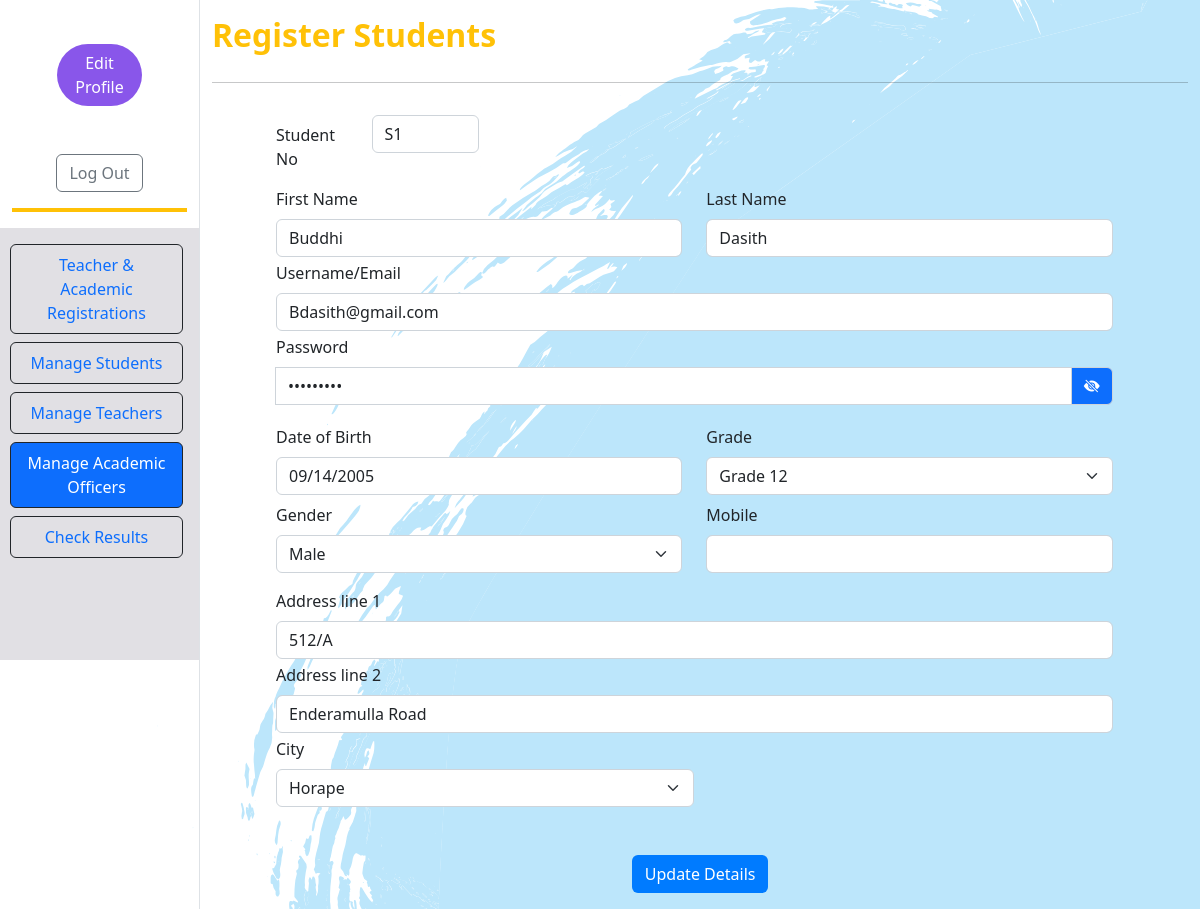
Page /studentDetailsUpdate.php?Sno=S1 on the committed database.
### tables this page shows
CREATE TABLE IF NOT EXISTS `st_profile` (
  `id` int NOT NULL AUTO_INCREMENT,
  `line1` varchar(45) DEFAULT NULL,
  `line2` varchar(45) DEFAULT NULL,
  `city_id` int NOT NULL,
  `student_Sno` varchar(15) NOT NULL,
  `img_path` text,
  PRIMARY KEY (`id`),
  KEY `fk_address_city1_idx` (`city_id`),
  KEY `fk_address_student1_idx` (`student_Sno`),
  CONSTRAINT `fk_address_city1` FOREIGN KEY (`city_id`) REFERENCES `city` (`id`),
  CONSTRAINT `fk_address_student1` FOREIGN KEY (`student_Sno`) REFERENCES `student` (`Sno`)
);

CREATE TABLE IF NOT EXISTS `student` (
  `Sno` varchar(15) NOT NULL,
  `firstName` varchar(45) DEFAULT NULL,
  `lastName` varchar(45) DEFAULT NULL,
  `DOB` date DEFAULT NULL,
  `gender_id` int NOT NULL,
  `status_id` int NOT NULL,
  `email` varchar(70) DEFAULT NULL,
  `password` varchar(45) DEFAULT NULL,
  `otp` varchar(45) DEFAULT NULL,
  `registeredDate` date DEFAULT NULL,
  `grade_id` int NOT NULL,
  `mobile` varchar(10) DEFAULT NULL,
  PRIMARY KEY (`Sno`),
  UNIQUE KEY `email_UNIQUE` (`email`),
  UNIQUE KEY `mobile_UNIQUE` (`mobile`),
  KEY `fk_student_gender_idx` (`gender_id`),
  KEY `fk_student_status1_idx` (`status_id`),
  KEY `fk_student_grade1_idx` (`grade_id`),
  CONSTRAINT `fk_student_gender` FOREIGN KEY (`gender_id`) REFERENCES `gender` (`id`),
  CONSTRAINT `fk_student_grade1` FOREIGN KEY (`grade_id`) REFERENCES `grade` (`id`),
  CONSTRAINT `fk_student_status1` FOREIGN KEY (`status_id`) REFERENCES `status` (`id`)
);

CREATE TABLE IF NOT EXISTS `grade` (
  `id` int NOT NULL AUTO_INCREMENT,
  `grade` varchar(45) DEFAULT NULL,
  PRIMARY KEY (`id`)
);

CREATE TABLE IF NOT EXISTS `gender` (
  `id` int NOT NULL AUTO_INCREMENT,
  `type` varchar(45) DEFAULT NULL,
  PRIMARY KEY (`id`)
);

CREATE TABLE IF NOT EXISTS `city` (
  `id` int NOT NULL AUTO_INCREMENT,
  `cname` varchar(45) DEFAULT NULL,
  PRIMARY KEY (`id`)
);

### connection.php (called while the page is built, shortened)
<?php
class Database{
    public static $connection;
    public static function setUpConnection(){
        if(!isset(Database::$connection)){
            Database::$connection =new mysqli("localhost","root","colombo123","lms","3306");
        }
    }
    public static function search ($q) {
        $resultset=Database::$connection->query($q);
        return $resultset;
    }
}
?>

### studentDetailsUpdate.php (the view, shortened to what this page needs)
<?php
require "connection.php";
if (isset($_GET["Sno"])) {
    $cityRS = Database::search("SELECT * FROM `city`");
    $genderRS = Database::search("SELECT * FROM `gender`");
    $Sno = $_GET["Sno"];
    $studentRs = Database::search("SELECT * FROM `student` INNER JOIN `st_profile` ON `student`.`Sno`=`st_profile`.`student_Sno`
                                   WHERE `Sno`='" . $Sno . "' ");
    $student = $studentRs->fetch_assoc();
?>
    <!DOCTYPE html>
    <html>
    <head>
        <link rel="stylesheet" href="bootstrap.css" />
        <link rel="stylesheet" href="https://cdn.jsdelivr.net/npm/bootstrap-icons@1.9.1/font/bootstrap-icons.css">
        <link rel="stylesheet" href="style.css" />
    </head>
    <body class="main_body2">
        <div class="container-fluid">
            <div class="row">
                <div class="col-12 col-lg-2 container-fluid border-end">
                    <div class="row ">
                        <div class="col-12 align-items-start   ">
                            <div class="row g-1 text-center justify-content-center ">
                                <div class="col-10">
                                </div>
                                <div class="col-12 mt-2">
                                </div>
                                <div class="col-6">
                                    <button class="btn rounded-5 text-white" style="background-color: #8956ea;" onclick="editProfile();">Edit Profile</button>
                                </div>
                                <div class="col-12 mt-5 justify-content-center">
                                    <button class="btn btn-outline-secondary col-6" onclick="logOut();"> Log Out</button>
                                </div>
                            </div>
                            <hr class="border border-2  opacity-100 border-warning" />
                        </div>
                    </div>
                    <div class="row" style=" background-color: #E1E0E4; height:36vmax; overflow-y:hidden ;">
                        <div class="col-12 align-items-start">
                            <div class="row g-1">
                                <div class="row g-1 text-center  ">
                                    <div class="nav flex-column nav-pills me-3 mt-3" role="tablist" aria-orientation="vertical">
                                        <nav class="nav flex-column">
                                            <a class="nav-link  border border-dark" aria-current="page" href="adminPanel.php">Teacher & Academic <br>Registrations</a>
                                            <a class="nav-link border border-dark mt-2" href="studentManaging.php">Manage Students</a>
                                            <a class="nav-link border border-dark mt-2" href="teacherManaging.php">Manage Teachers</a>
                                            <a class="nav-link active border border-dark mt-2" href="academicManaging.php">Manage Academic Officers</a>
                                            <a class="nav-link border border-dark mt-2" href="checkResults.php">Check Results</a>
                                        </nav>
                                    </div>
                                </div>
                            </div>
                        </div>
                    </div>
                </div>
                <div class="col-12 col-lg-10 ">
                    <div class="row  ">
                        <div class="text-dark fw-bold mb-1 mt-3">
                            <h2 class="fw-bold text-warning">Register Students</h2>
                        </div>
                        <div class="col-12">
                            <hr />
                        </div>
                        <div class=" col-11 ms-5 mx-2 " id="profileEdit">
                            <div class=" p-3 ">
                                <div class="row mt-0">
                                    <div class="row mt-0">
                                        <div class=" col-6">
                                            <div class="row">
                                                <div class="col-3 mt-2 ">
                                                    <span class=" form-label">Student No</span>
                                                </div>
                                                <div class="col-3 p-0">
                                                    <input type="text" class=" form-control" id="sno" readonly value="<?php echo ($Sno) ?>">
                                                </div>
                                            </div>
                                        </div>
                                    </div>
                                    <div class="row mt-3 ">
                                        <div class=" col-6">
                                            <label class=" form-label"> First Name</label>
                                            <input type="text" class=" form-control" id="fname" value="<?php echo ($student["firstName"]) ?>">
                                        </div>
                                        <div class=" col-6">
                                            <label class=" form-label"> Last Name</label>
                                            <input type="text" class=" form-control" id="lname" value="<?php echo ($student["lastName"]) ?>">
                                        </div>
                                    </div>
                                    <div class="row">
                                        <div class=" col-12 mt-1">
                                            <label class=" form-label">Username/Email</label>
                                            <input type="text" class=" form-control" id="email" value="<?php echo ($student["email"]) ?>">
                                        </div>
                                    </div>
                                    <div class="row">
                                        <div class=" col-12 mt-1">
                                            <label class=" form-label">Password</label>
                                            <div class="input-group mb-3">
                                                <input type="password" class=" form-control" id="np" value="<?php echo ($student["password"]) ?>">
                                                <span class="input-group-text bg-primary" id="basic-addon2">
                                                    <i class=" bi bi-eye-slash-fill text-white " id="picon" onclick="showPasswordEye();" id="nbp"></i>
                                                </span>
                                            </div>
                                        </div>
                                    </div>
                                    <div class="row mt-1">
                                        <div class="col-6">
                                            <label class=" form-label">Date of Birth</label>
                                            <input type="date" id="dob" class="form-control" readonly value="<?php echo ($student["DOB"]) ?>">
                                        </div>
                                        <div class=" col-6  ">
                                            <label class=" form-label">Grade</label>
                                            <select name="" id="grade" class="form-select">
                                                <?php
                                                $gradeRs = Database::search("SELECT * FROM `grade`");
                                                $gradeNum = $gradeRs->num_rows;
                                                for ($x = 0; $x < $gradeNum; $x++) {
                                                    $grade = $gradeRs->fetch_assoc();
                                                ?>
                                                    <option value="<?php echo $grade["id"] ?>" <?php
                                                                                                if ($grade["id"] == $student["grade_id"]) {
                                                                                                ?> selected <?php
                                                                                                }
                                                                    ?>><?php echo $grade["grade"] ?></option>
                                                <?php
                                                }
                                                ?>
                                            </select>
                                        </div>
                                    </div>
                                    <div class="row mt-2" id="teacherRow">
                                        <?php
                                        $gednder = $genderRS->fetch_assoc();
                                        ?>
                                        <div class=" col-6 ">
                                            <label class=" form-label">Gender</label>
                                            <select name="" id="gender" class="form-select">
                                                <option value=""><?php echo $gednder["type"] ?></option>
                                            </select>
                                        </div>
                                        <div class="col-6">
                                            <label class=" form-label">Mobile</label>
                                            <input type="text" id="mobile" class="form-control" value="<?php echo ($student["mobile"]) ?>">
                                        </div>
                                    </div>
                                    <div class="row">
                                        <div class=" col-12 mt-3">
                                            <label class=" form-label">Address line 1</label>
                                            <input type="text" class=" form-control" id="line1" value="<?php echo ($student["line1"]) ?>">
                                        </div>
                                    </div>
                                    <div class="row">
                                        <div class=" col-12 mt-1">
                                            <label class=" form-label">Address line 2</label>
                                            <input type="text" class=" form-control" id="line2" value="<?php echo ($student["line2"]) ?>">
                                        </div>
                                    </div>
                                    <div class=" col-6 mt-1">
                                        <label class=" form-label">City</label>
                                        <Select class=" form-select" id="city">
                                            <?php
                                            $cityNum = $cityRS->num_rows;
                                            for ($y = 0; $y < $cityNum; $y++) {
                                                $cityData = $cityRS->fetch_assoc();
                                            ?>
                                                <option value="<?php echo $cityData["id"] ?>" <?php
                                                                                                if ($cityData["id"] == $student["city_id"]) {
                                                                                                ?> selected <?php
                                                                                                }
                                                                ?>><?php echo $cityData["cname"] ?></option>
                                            <?php
                                            }
                                            ?>
                                        </Select>
                                    </div>
                                </div>
                                <div class="row  mt-5 justify-content-center">
                                    <div class=" col-3 ms-5     ">
                                        <button type="button" class="btn " style="background-color:#007bff ; color: white;" onclick="updateStudentDetails();">Update Details </button>
                                    </div>
                                </div>
                            </div>
                        </div>
                    </div>
                </div>
            </div>
        </div>
    </body>
    </html>
<?php
} else {
    echo ("You are Not a valid user");
}
?>

### style.css (style rules this page uses)
.main_body2 { background-image: url("resources/images/background-body.svg"); background-size: cover; background-position: center; background-repeat: no-repeat; }

### rows in the picture
st_profile: student_Sno.firstName "Buddhi", student_Sno.lastName "Dasith", student_Sno.email "Bdasith@gmail.com", student_Sno.DOB "09/14/2005", line1 "512/A", line2 "Enderamulla Road", city.cname "Horape"
student: grade.grade "Grade 12"
gender: type "Male"
